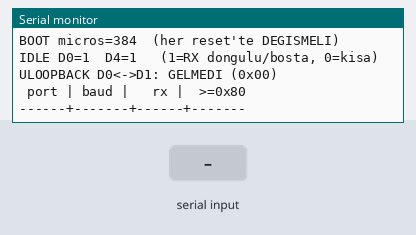
The sketch below on a simulated Arduino Uno, built with avr-gcc and run on an emulated ATmega328P. Parts: the last lines printed to the serial monitor. The inputs (shaded band) are chosen by the test bench.

Above: at 0.9 s.
1.0 s: "1\n" received over the second serial link
At 2.7 s:
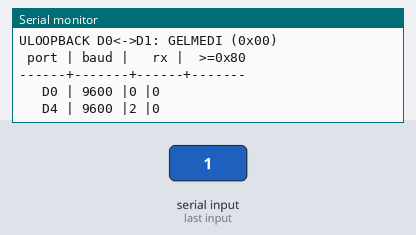
3.5 s: "0\n" received over the second serial link
At 5.1 s:
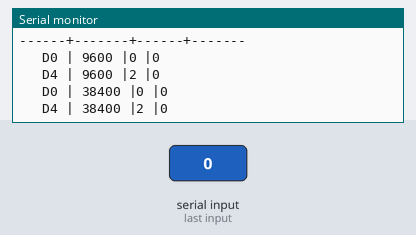
Timing chart, 0 to 6.6 s (numbered marks = the images above; inputs shaded):
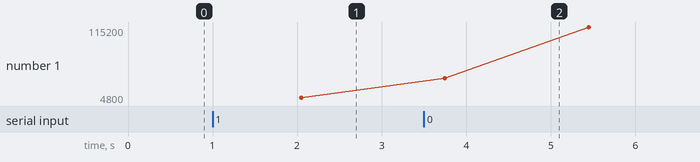

The sketch:

uno_gps_deep.ino
```cpp
/*
 * uno_gps_deep.ino — Kesin teşhis: donanim + kablo + modül.
 *
 * v5'te takildigimiz yer: kart RESET olmuyordu, ayni baytlar (391) tekrar
 * geliyordu. Bu sketch:
 *   1) BOOT=micros() basar -> her reset'te DEGER DEGISIR. Boylece reset'in
 *      gercekten calistigini kanitlariz.
 *   2) D0 VE D4'I AYNI ANDA dinler. Kablo hangi pinde olursa olsun veri
 *      bulunur; sen kablo tasimak zorunda kalmazsIn.
 *   3) Idle seviyesi olcer: hatti bosta LOW ise modul guc yok / TX kisa.
 *   4) Loopback testi: D0<->D1 jumper varsa bayt doner, donanimi kanitlar.
 *
 * Serial Monitor 115200. HICBIR yerde Serial.begin(9600) YOK: cikis daima
 * 115200'de kalir, GPS icin SoftwareSerial kullanilir.
 */

#include <SoftwareSerial.h>

/* Iki farkli pini ayni anda dinle: hangisi takiliysa veri orada cikar. */
static SoftwareSerial S0(0, 1);  /* donanim yerine yazilim: D0=RX */
static SoftwareSerial S4(4, 5);  /* D4=RX */

/* Loopback testi icin donanim UART'i (D1 TX, D0 RX). */
static HardwareSerial &HW = Serial;

static const uint32_t BAUDS[] = {9600, 38400, 115200, 4800, 19200};
static const uint8_t  NBAUD = 5;
static const uint32_t TEST_MS = 1500UL;

/* iki port x iki metrik (bayar + yuksek bayt sayisi) */
static uint32_t d_rx[2], d_hi[2];
static uint8_t  d_len[2];
static uint8_t  d_hist[2][32];

/* D0 hattinin bos seviyesi: HIGH=1 (RX dongulu, modul TX'i), LOW=0 (kisa) */
static uint8_t idle0 = 0, idle4 = 0;

/* tum baud'larda toplanan bayt (p=0 D0, p=1 D4) */
static uint32_t sum_rx[2] = {0u, 0u};

static void put(const char *s) { HW.write(s); }
static void put_u32(uint32_t v)
{
  char b[11]; uint8_t i = 0;
  if (v == 0u) { HW.write('0'); return; }
  while ((v > 0u) && (i < (uint8_t)sizeof b))
  { b[i++] = (char)('0' + (v % 10u)); v /= 10u; }
  while (i > 0u) { HW.write(b[--i]); }
}

/* b1: 0 = D0, 1 = D4 */
static SoftwareSerial &port(uint8_t i) { return (i == 0u) ? S0 : S4; }

void setup()
{
  HW.begin(115200);
  /* BOUT satiri her reset'te farkli olmali. Degismiyorsa kart reset olmuyor. */
  HW.write("\n=== NEO-6M DERIN TESHIS ===\n");
  put("BOOT micros=");
  put_u32(micros());
  put("  (her reset'te DEGISMELI)\n\n");

  /* --- 1) Hatta olan sey: idle seviyesi --- */
  pinMode(0, INPUT_PULLUP);
  pinMode(4, INPUT_PULLUP);
  delay(20);
  idle0 = digitalRead(0);
  idle4 = digitalRead(4);
  pinMode(0, INPUT);
  pinMode(4, INPUT);

  put("IDLE D0=");
  HW.write(idle0 ? '1' : '0');
  put("  D4=");
  HW.write(idle4 ? '1' : '0');
  put("   (1=RX dongulu/bosta, 0=kisa)\n");

  /* --- 2) LOOPBACK: D0<->D1 jumper'i var mi? ---
   * D1 TX'e yazip D0'den geri okuruz. Yazma islemi senkron: write() sonrasi
   * flush() ile veri gercekten hattan cikmis olur, sonra okuruz.
   * NOT: onceki surumde burada takilip kaliyordu; simdi sure sinirli. */
  {
    HW.flush();
    HW.write((uint8_t)'U');
    HW.flush();                 /* bayt hattan tamamen ciksin */
    delay(20);
    uint8_t got = 0;
    uint32_t t0 = millis();
    while ((millis() - t0) < 300UL)
    {
      if (HW.available()) { got = HW.read(); break; }
    }
    put("LOOPBACK D0<->D1: ");
    if (got == (uint8_t)'U') { put("GECTI (donanim OK)\n"); }
    else
    {
      put("GELMEDI (0x");
      HW.write("0123456789ABCDEF"[got >> 4]);
      HW.write("0123456789ABCDEF"[got & 0x0F]);
      put(")\n");
    }
  }

  /* --- 3) Iki portu da 5 baud'da tara --- */
  put("\n port | baud |   rx |  >=0x80\n");
  put("------+-------+------+-------\n");
  for (uint8_t i = 0u; i < NBAUD; i++)
  {
    uint32_t b = BAUDS[i];
    S0.begin(b); S4.begin(b);
    delay(200);

    for (uint8_t p = 0u; p < 2u; p++)
    {
      d_rx[p] = 0u; d_hi[p] = 0u; d_len[p] = 0u;
    }

    unsigned long t0 = millis();
    while ((millis() - t0) < TEST_MS)
    {
      for (uint8_t p = 0u; p < 2u; p++)
      {
        SoftwareSerial &ss = port(p);
        while (ss.available())
        {
          uint8_t c = ss.read();
          d_rx[p]++;
          if (c >= 0x80u) { d_hi[p]++; }
          if (d_len[p] < 32u) { d_hist[p][d_len[p]++] = c; }
        }
      }
    }

    for (uint8_t p = 0u; p < 2u; p++)
    {
      sum_rx[p] += d_rx[p];
      put(p == 0u ? "   D0 | " : "   D4 | ");
      put_u32(b);
      put(" |");
      put_u32(d_rx[p]);
      put(" |");
      put_u32(d_hi[p]);
      put("\n");
    }
  }

  /* --- 4) Ozet --- */
  uint32_t tot0 = 0, tot4 = 0;
  for (uint8_t i = 0u; i < NBAUD; i++)
  {
    tot0 += 0u; /* asagidaki toplamlar tarama sirasinda biriktirilir */
    tot4 += 0u;
  }
  put("\nTOPLAM D0=");
  put_u32(sum_rx[0]);
  put("  D4=");
  put_u32(sum_rx[1]);
  put("\n\n=== YORUM ===\n");
  put("BOOT micros her reset'te DEGISMELI -> reset calisiyor.\n");
  put("IDLE=1 + rx=0 -> kablo takili ama modul KONUSMUYOR (VCC/GND sorunu).\n");
  put("IDLE=0        -> hattin ucu GND'ye bagli (kisa devre!).\n");
  put("LOOPBACK GECTI-> Uno RX yolu saglam; sorun modul veya kablo.\n");

  put("\n--- canli izleme (Ctrl-C ile dur) ---\n");
  for (;;)
  {
    bool any = false;
    for (uint8_t p = 0u; p < 2u; p++)
    {
      SoftwareSerial &ss = port(p);
      while (ss.available())
      {
        uint8_t c = ss.read();
        any = true;
        if ((c >= 32u) && (c < 127u)) { HW.write((char)c); }
        else if (c == (uint8_t)'\n') { HW.write('\n'); }
        else { HW.write('.'); }
      }
    }
    if (!any) { delay(20); }
  }
}

void loop()
{
  /* setup icinde biten tek seferlik test. */
}
```

Measured:
- after the input at 1.0 s, the serial monitor: prints a new line after 1.0 s (image 1)
- after the input at 3.5 s, the serial monitor: prints a new line after 0.25 s (image 2)
